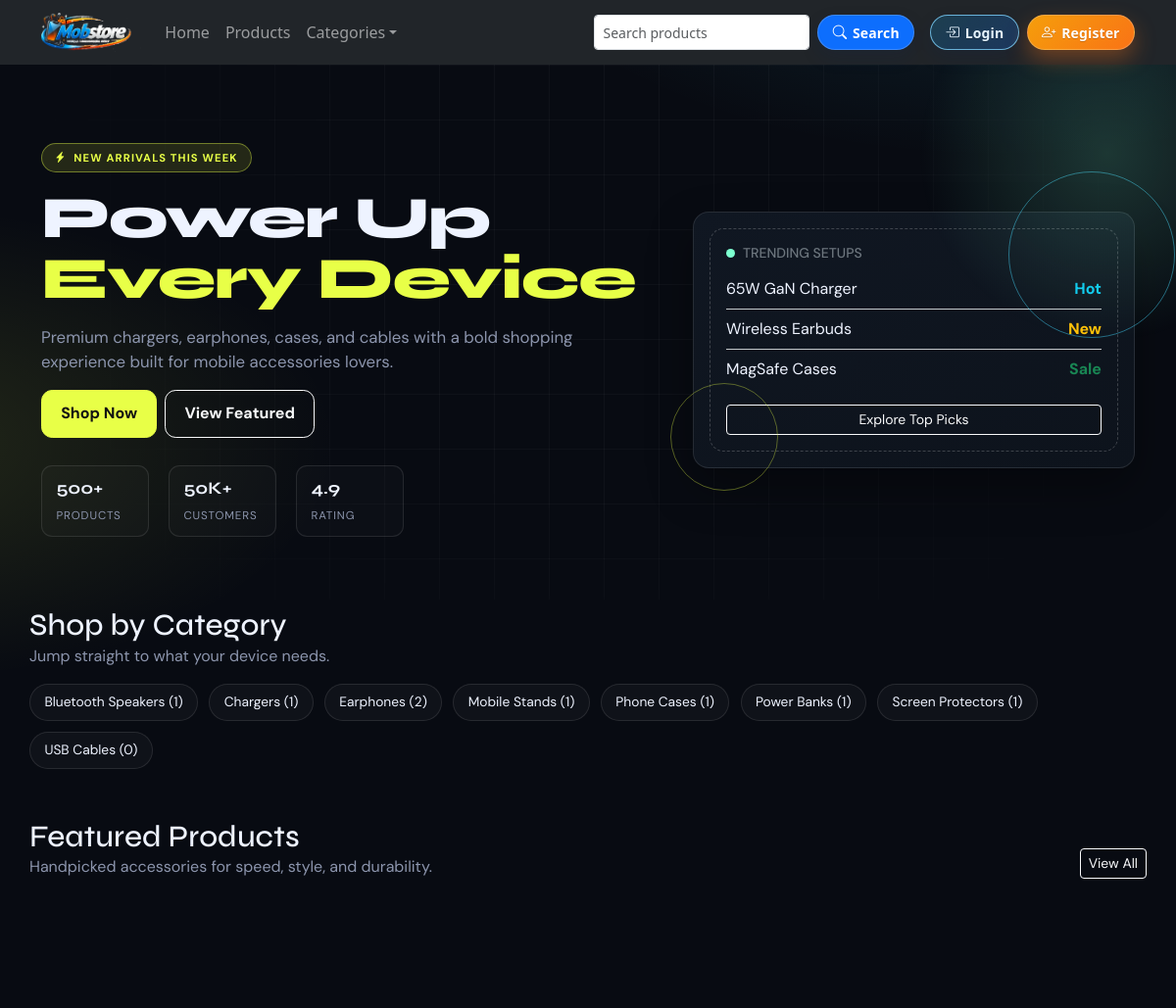
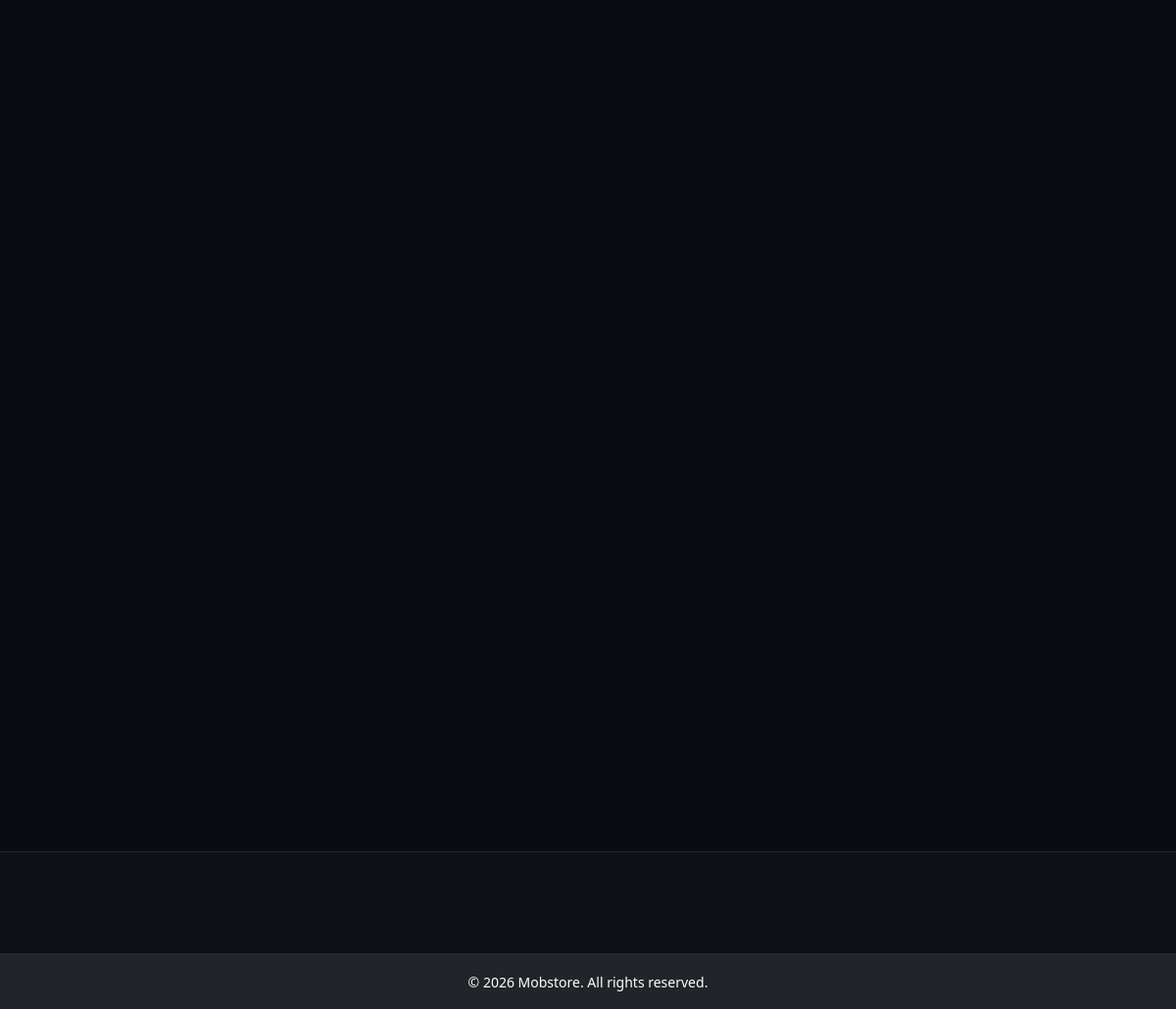
The page / on the database its author committed (2 pictures, top to bottom).
### store/models.py (models this page shows, shortened)
class Category(models.Model):
    name = models.CharField(max_length=120, unique=True)
    description = models.TextField(blank=True)
    slug = models.SlugField(unique=True)
    class Meta:
        ordering = ['name']
        verbose_name_plural = 'Categories'

### store/views.py (the view)
# urls.py: 2. Add a URL to urlpatterns:  path('', views.home, name='home')
def home(request):
    featured_products = Product.objects.select_related('category')[:8]
    categories = Category.objects.annotate(total_products=Count('products'))
    return render(
        request,
        'store/home.html',
        {'featured_products': featured_products, 'categories': categories},
    )

### store/context_processors.py (called while the page is built)
def nav_categories(request):
    return {'nav_categories': Category.objects.all()[:12]}

def cart_count(request):
    if request.user.is_authenticated:
        count = sum(item.quantity for item in Cart.objects.filter(user=request.user).only('quantity'))
        return {'cart_count': count}
    return {'cart_count': 0}

### templates/store/home.html (shortened to what this page needs)
{% extends "store/base.html" %}
{% block content %}
<div class="home-premium">
  <section class="hero">
    <div class="hero-grid"></div>
    <div class="container position-relative">
      <div class="row align-items-center g-4">
        <div class="col-lg-7">
          <div class="hero-badge mb-3"><i class="bi bi-lightning-charge-fill"></i> New arrivals this week</div>
          <h1>Power Up <span>Every Device</span></h1>
          <p class="hero-copy mt-3">Premium chargers, earphones, cases, and cables with a bold shopping experience built for mobile accessories lovers.</p>
          <div class="hero-actions d-flex gap-2 flex-wrap mt-3">
            <a href="{% url 'products' %}" class="btn btn-neon">Shop Now</a>
            <a href="#featured" class="btn btn-outline-light">View Featured</a>
          </div>
          <div class="hero-stats">
            <div class="hero-stat"><strong>500+</strong><small>Products</small></div>
            <div class="hero-stat"><strong>50K+</strong><small>Customers</small></div>
            <div class="hero-stat"><strong>4.9</strong><small>Rating</small></div>
          </div>
        </div>
        <div class="col-lg-5">
          <div class="preview-card reveal-up" style="--d:120ms;">
            <span class="preview-ring r1"></span>
            <span class="preview-ring r2"></span>
            <div class="preview-box">
              <h6 class="text-uppercase text-secondary small mb-3 d-flex align-items-center gap-2"><span class="pulse-dot"></span> Trending Setups</h6>
              <div class="d-flex justify-content-between border-bottom border-secondary-subtle pb-2 mb-2">
                <span>65W GaN Charger</span><strong class="text-info">Hot</strong>
              </div>
              <div class="d-flex justify-content-between border-bottom border-secondary-subtle pb-2 mb-2">
                <span>Wireless Earbuds</span><strong class="text-warning">New</strong>
              </div>
              <div class="d-flex justify-content-between pb-2">
                <span>MagSafe Cases</span><strong class="text-success">Sale</strong>
              </div>
              <a href="{% url 'products' %}" class="btn btn-sm btn-outline-light mt-3 w-100">Explore Top Picks</a>
            </div>
          </div>
        </div>
      </div>
    </div>
  </section>
  <section class="category-ribbon container">
    <div class="d-flex justify-content-between align-items-end gap-2 mb-3">
      <div>
        <h2 class="section-title">Shop by Category</h2>
        <p class="section-note mb-0">Jump straight to what your device needs.</p>
      </div>
    </div>
    <div class="category-track">
      {% for cat in categories %}
        <a class="category-chip reveal-up" data-step="{{ forloop.counter }}" href="{% url 'products_by_category' cat.slug %}">{{ cat.name }} ({{ cat.total_products }})</a>
      {% empty %}
        <span class="section-note">No categories available.</span>
      {% endfor %}
    </div>
  </section>
  <section id="featured" class="featured-wrap container">
    <div class="d-flex justify-content-between align-items-end gap-2 mb-3">
      <div>
        <h2 class="section-title">Featured Products</h2>
        <p class="section-note mb-0">Handpicked accessories for speed, style, and durability.</p>
      </div>
      <a href="{% url 'products' %}" class="btn btn-sm btn-outline-light">View All</a>
    </div>
    <div class="product-grid">
    </div>
  </section>
  <section class="trust py-4">
    <div class="container">
      <div class="row g-3">
        <div class="col-12 col-md-6 col-lg-3">
        </div>
        <div class="col-12 col-md-6 col-lg-3">
        </div>
        <div class="col-12 col-md-6 col-lg-3">
        </div>
        <div class="col-12 col-md-6 col-lg-3">
        </div>
      </div>
    </div>
  </section>
</div>
{% endblock %}

### static/css/styles.css (style rules this page uses)
body { background: #f6f8fb; }

### templates/store/home.html (style rules this page uses)
:root { --bg: #080b12; --panel: #101722; --panel-2: #0d131c; --line: rgba(255, 255, 255, 0.1); --text: #eef3ff; --muted: #8c95ad; --accent: #e8ff47; --mint: #7dffd0; --cyan: #43d8ff; }
.home-premium { background: radial-gradient(900px 480px at 85% -10%, rgba(67, 216, 255, 0.14), transparent 60%), radial-gradient(800px 420px at -10% 20%, rgba(232, 255, 71, 0.12), transparent 58%), var(--bg); color: var(--text); font-family: 'DM Sans', sans-serif; }
.hero { position: relative; overflow: hidden; padding: 5rem 0 4rem; }
.hero::after { content: ""; position: absolute; width: 420px; height: 420px; right: -140px; top: -120px; border-radius: 50%; background: radial-gradient(circle, rgba(125, 255, 208, 0.18), transparent 65%); pointer-events: none; animation: floatPulse 8s ease-in-out infinite; }
.hero-grid { position: absolute; inset: 0; background-image: linear-gradient(rgba(255,255,255,.03) 1px, transparent 1px), linear-gradient(90deg, rgba(255,255,255,.03) 1px, transparent 1px); background-size: 56px 56px; mask-image: radial-gradient(circle at 50% 35%, black 35%, transparent 85%); pointer-events: none; }
.hero h1 { font-family: 'Syne', sans-serif; font-weight: 800; font-size: clamp(2.2rem, 5vw, 4.2rem); letter-spacing: -0.02em; line-height: 1.03; }
.hero h1 span { color: var(--accent); }
.hero-copy { color: var(--muted); max-width: 560px; font-size: 1.05rem; }
.hero-badge { display: inline-flex; align-items: center; gap: .45rem; padding: .35rem .8rem; border-radius: 999px; border: 1px solid rgba(232, 255, 71, 0.4); background: rgba(232, 255, 71, 0.12); color: var(--accent); text-transform: uppercase; letter-spacing: .1em; font-size: .7rem; font-weight: 700; }
.hero-stats { display: flex; flex-wrap: wrap; gap: 1.25rem; margin-top: 1.75rem; }
.hero-stat { padding: .65rem .9rem; border: 1px solid var(--line); border-radius: .7rem; background: rgba(255, 255, 255, 0.02); min-width: 110px; }
.hero-stat strong { display: block; font-family: 'Syne', sans-serif; font-size: 1.1rem; }
.hero-stat small { color: var(--muted); font-size: .72rem; text-transform: uppercase; letter-spacing: .08em; }
.hero-actions .btn { border-radius: .7rem; padding: .72rem 1.2rem; font-weight: 700; }
.btn-neon { background: var(--accent); border-color: var(--accent); color: #121212; }
.preview-card { position: relative; border: 1px solid var(--line); background: linear-gradient(160deg, var(--panel), var(--panel-2)); border-radius: 1rem; padding: 1rem; box-shadow: 0 20px 45px rgba(0, 0, 0, .35); animation: liftIn .8s ease both; }
.preview-ring { position: absolute; border-radius: 50%; border: 1px solid rgba(67, 216, 255, 0.45); pointer-events: none; }
.preview-ring.r1 { width: 170px; height: 170px; top: -42px; right: -42px; animation: spinSlow 14s linear infinite; }
.preview-ring.r2 { width: 110px; height: 110px; bottom: -24px; left: -24px; border-color: rgba(232, 255, 71, 0.35); animation: spinSlow 10s linear infinite reverse; }
.preview-box { border: 1px dashed rgba(255, 255, 255, .2); border-radius: .9rem; padding: 1rem; min-height: 220px; }
.pulse-dot { width: 9px; height: 9px; border-radius: 50%; background: var(--mint); display: inline-block; box-shadow: 0 0 0 0 rgba(125, 255, 208, .6); animation: pulseDot 1.7s infinite; }
.featured-wrap { padding: 1rem 0 4rem; }
.category-ribbon { padding: .5rem 0 2.2rem; }
.category-track { display: flex; gap: .7rem; flex-wrap: wrap; }
.category-chip { border: 1px solid var(--line); background: rgba(255, 255, 255, 0.03); color: var(--text); border-radius: 999px; padding: .48rem .9rem; text-decoration: none; font-size: .86rem; transition: all .25s ease; }
.section-title { font-family: 'Syne', sans-serif; font-size: clamp(1.4rem, 2.6vw, 2rem); margin: 0; }
.section-note { color: var(--muted); }
.product-grid { display: grid; grid-template-columns: repeat(4, minmax(0, 1fr)); gap: 1rem; }
.trust { border-top: 1px solid var(--line); border-bottom: 1px solid var(--line); background: rgba(255, 255, 255, 0.02); }
.reveal-up { opacity: 0; transform: translateY(16px); }
.reveal-up.is-visible { opacity: 1; transform: translateY(0); transition: opacity .55s ease, transform .55s ease; transition-delay: var(--d, 0ms); }

### rows shown on the page
Category: name "Bluetooth Speakers", total_products "1"
Category: name "Chargers", total_products "1"
Category: name "Earphones", total_products "2"
Category: name "Mobile Stands", total_products "1"
Category: name "Phone Cases", total_products "1"
Category: name "Power Banks", total_products "1"
Category: name "Screen Protectors", total_products "1"
Category: name "USB Cables", total_products "0"
